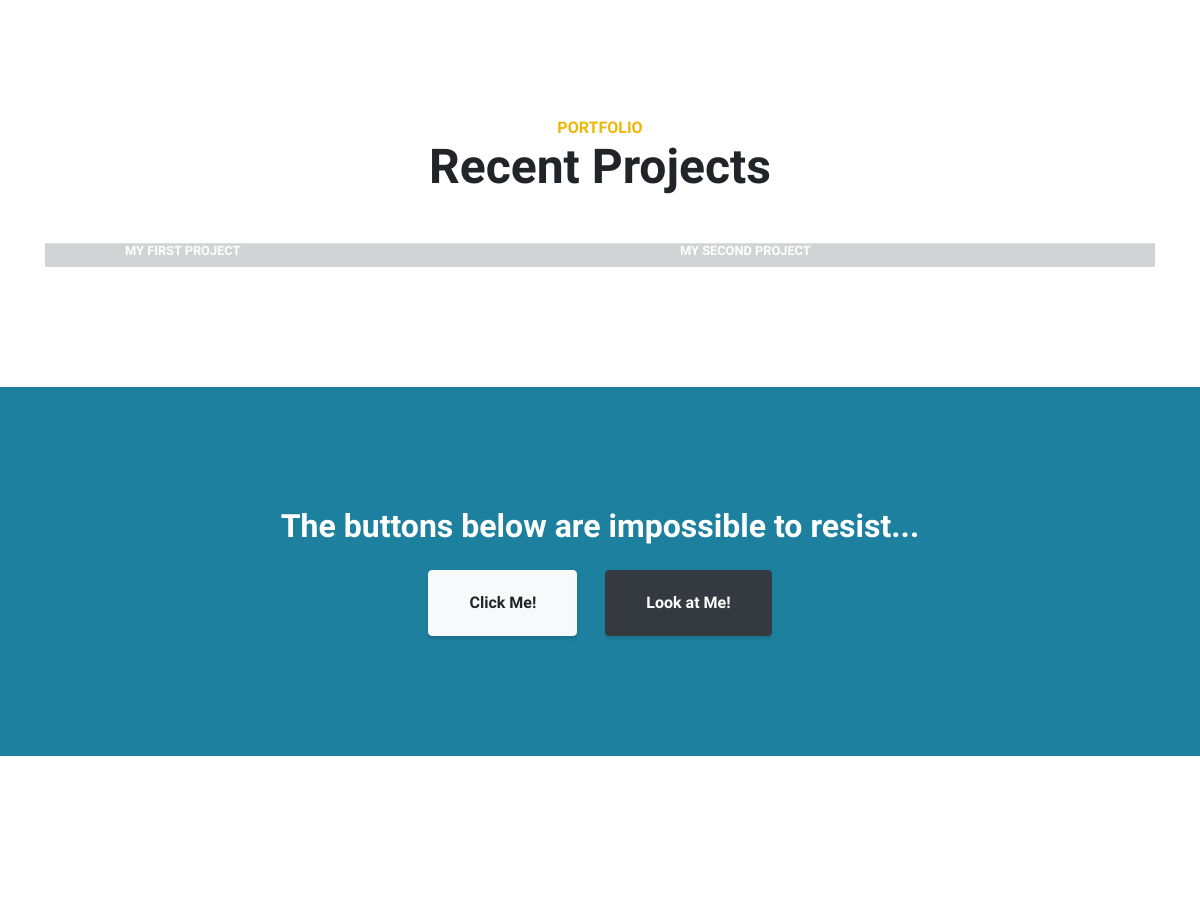
Before: / (middle part) with the older database file.
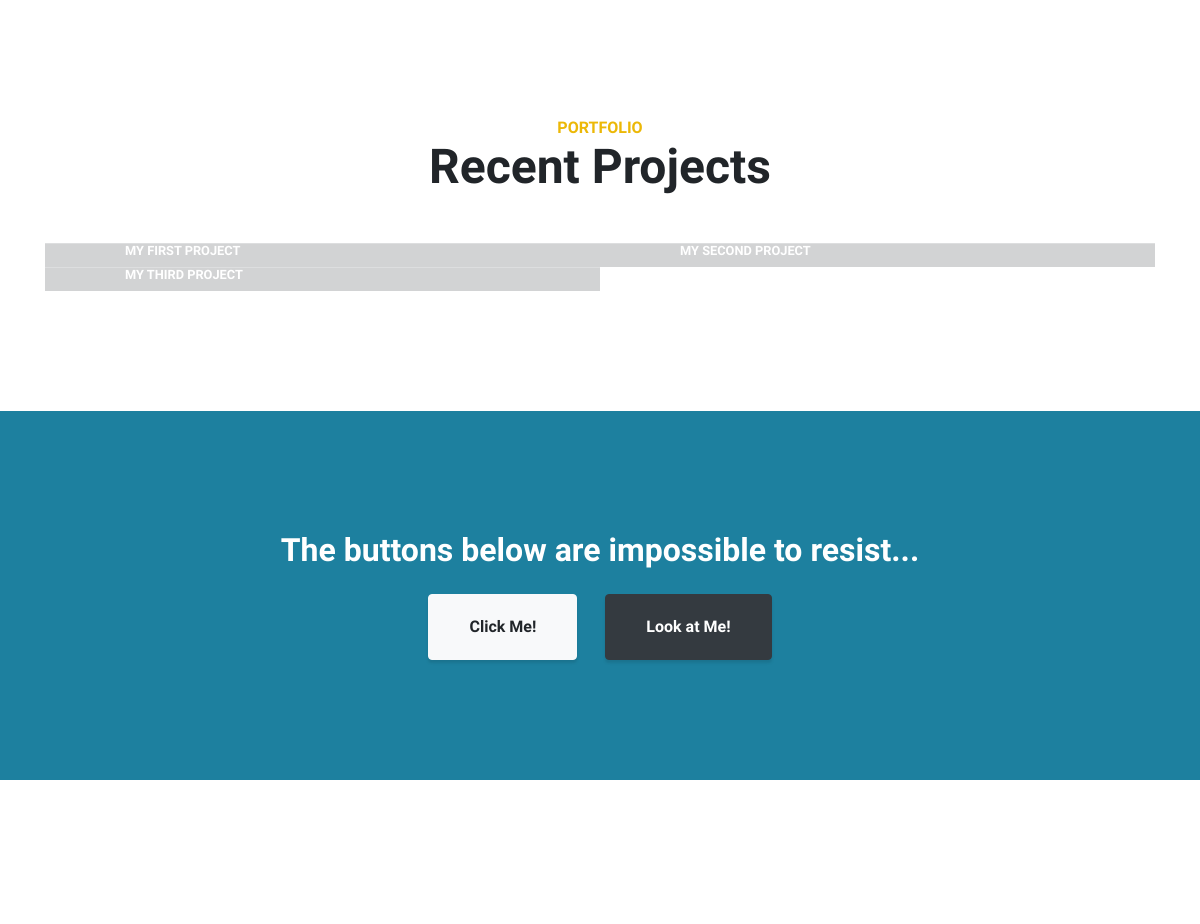
After: the same page with the newer database file.
### projects/models.py (models this page shows)
class Project(models.Model):
    title = models.CharField(max_length =100)
    description = models.TextField()
    technology = models.CharField(max_length=20)

### projects/views.py (the view)
# urls.py: path("",views.project_index, name="project_index"),
def project_index(request):
    projects = Project.objects.all()
    context = {
        'projects': projects
    }
    return render(request, 'project_index.html', context)

### projects/templates/project_index.html (shortened to what this page needs)
{% extends 'base.html' %}
{% load static %}
  {% block portfolio_section %}
<<section class="content-section" id="portfolio">
    <div class="container">
      <div class="content-section-heading text-center">
        <h3 class="text-secondary mb-0">Portfolio</h3>
        <h2 class="mb-5">Recent Projects</h2>
      </div>
      <div class="row no-gutters">
          {% for project in projects %}
        <div class="col-lg-6">
          <a class="portfolio-item"  href="{% url 'project_detail' project.pk %}">
            <span class="caption">
              <span class="caption-content">
                <h2>{{ project.title }}</h2>
              </span>
            </span>
          </a>
        </div>
{% endfor %}
      </div>
    </div>
  </section>
{% endblock %}

Changed rows visible on the page:
added Project: title "MY THIRD PROJECT"
